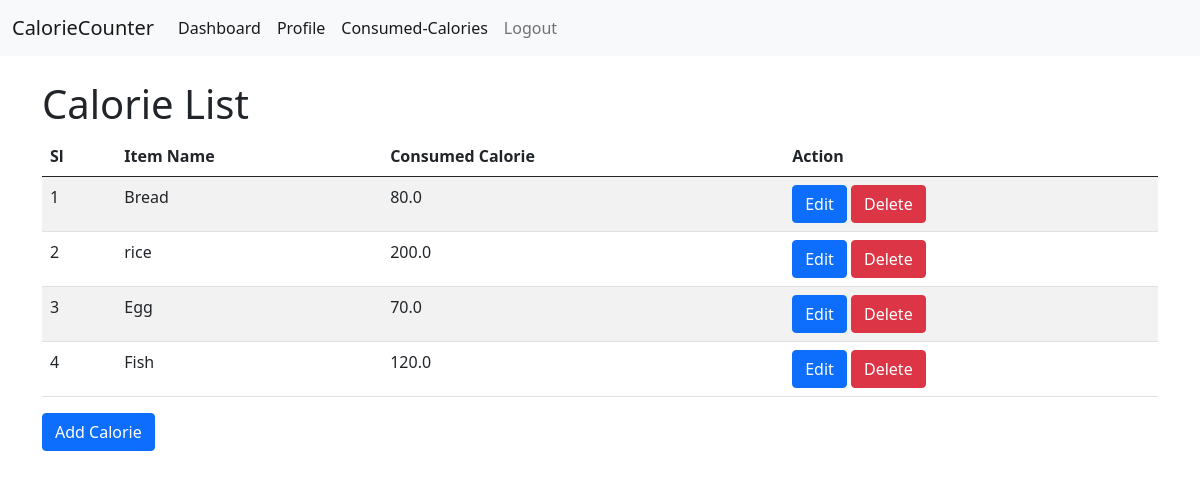
The page /consumed-calories-list/ (signed in) on the database its author committed.
### CalorieCounter/models.py (models this page shows, shortened)
class ConsumedCalories(models.Model):
    item_name = models.CharField(max_length=200,null=True)
    calorie = models.FloatField(null=True)
    created_at = models.DateField(auto_now_add=True,null=True)
    consumed_by = models.ForeignKey(
        UserModel,
        on_delete=models.CASCADE,
        related_name='user_calorie',
        null=True
        )

### CalorieCounter/views.py (the view)
# urls.py: path('consumed-calories-list/',consumed_calories_list,name='consumed_calories_list'),
@login_required
def consumed_calories_list(request):
    consumed_data = ConsumedCalories.objects.filter(consumed_by = request.user)
    context = {
        'consumed_data':consumed_data
    }
    return render(request, 'calorie_list.html',context)

### CalorieCounter/templates/calorie_list.html (shortened to what this page needs)
{% extends 'master/base.html' %}
{% block content %}
<h1>Calorie List </h1>
<table class="table table-striped">
    <thead>
        <tr>
            <th>Sl</th>
            <th>Item Name</th>
            <th>Consumed Calorie </th>
            <th>Action</th>
        </tr>
    </thead>
    <tbody>
        {% for data in consumed_data %}
        <tr>
            <td>{{forloop.counter}}</td>
            <td>{{data.item_name}}</td>
            <td>{{data.calorie}}</td>
            <td>
                <a href="{% url 'update_calorie' data.id %}" class="btn btn-primary">Edit</a>
                <a href="{% url 'delete_calorie' data.id %}" class="btn btn-danger">Delete</a>
            </td>
        </tr>
        {% endfor %}
    </tbody>
</table>
<a href="{% url 'add_calorie' %}" class="btn btn-primary">Add Calorie</a>
{% endblock %}

### rows shown on the page
ConsumedCalories: item_name "Bread", calorie "80.0"
ConsumedCalories: item_name "rice", calorie "200.0"
ConsumedCalories: item_name "Egg", calorie "70.0"
ConsumedCalories: item_name "Fish", calorie "120.0"
